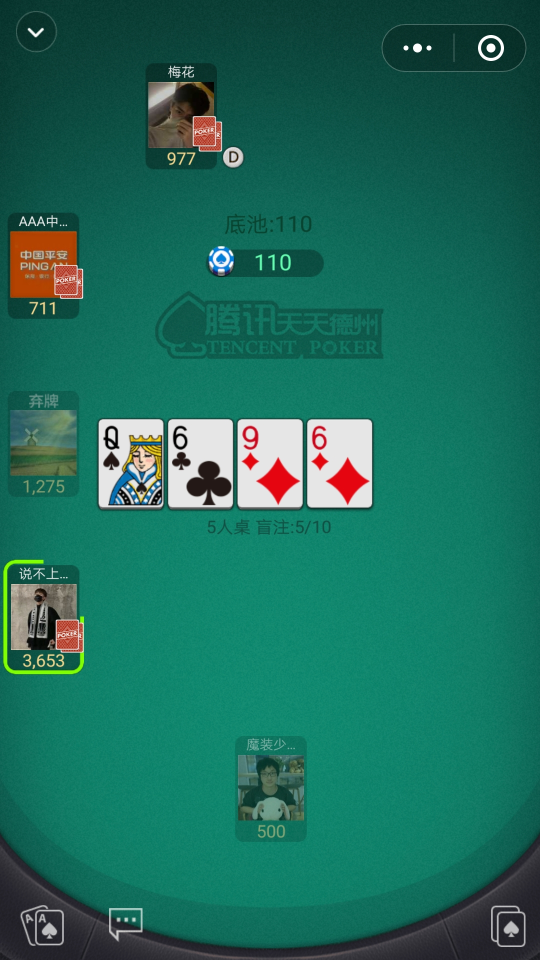
#> input picture match-template/sample/0-regular.jpg, 1080 x 1920 px (shown at 1/2 size); its folder holds only this picture in this run
$ python demo.py
#> lines starting #> are read from the running program, lines starting #| are printed output that depends on the picture
# -*- coding: utf-8 -*-

import cv2
import numpy as np
import os

def antinoise(image, path):
    colored = cv2.imread(path)
    template = cv2.cvtColor(colored, cv2.COLOR_BGR2GRAY)
    w, h = template.shape[::-1]
    res = cv2.matchTemplate(image, template, cv2.TM_CCOEFF)
    foo = cv2.cvtColor(image, cv2.COLOR_GRAY2BGR)
    foo[15:15+h, 15:15+w] = colored
    cv2.putText(foo, 'ANTI-NOISE', (15, 255), cv2.FONT_HERSHEY_SIMPLEX, 5, (0, 0, 255));
    (_, maxScore, _, maxPos) = cv2.minMaxLoc(res)
    cv2.rectangle(foo, maxPos, (maxPos[0]+w, maxPos[1]+h), (0, 255, 0), 2)
    cv2.putText(foo, '%.2fm'%(maxScore/1000000.0), maxPos, cv2.FONT_HERSHEY_SIMPLEX, 2, (0, 255, 0));
    foo=cv2.resize(foo, (0, 0), fx=0.5, fy=0.5)
    cv2.imshow('antinoise-'+path, foo)
    cv2.waitKey(0)
    cv2.destroyAllWindows()

def naive(image, path):
    colored = cv2.imread(path)
    template = cv2.cvtColor(colored, cv2.COLOR_BGR2GRAY)
    w, h = template.shape[::-1]
    res = cv2.matchTemplate(image, template, cv2.TM_CCOEFF_NORMED)
    foo = cv2.cvtColor(image, cv2.COLOR_GRAY2BGR)
    foo[15:15+h, 15:15+w] = colored
    cv2.putText(foo, 'NAIVE', (15, 255), cv2.FONT_HERSHEY_SIMPLEX, 5, (0, 255, 0));
    keypoints = np.where(res>=0.95)
    for pos in zip(*keypoints[::-1]):
        cv2.rectangle(foo, pos, (pos[0]+w, pos[1]+h), (0, 255, 0), 2)
    foo=cv2.resize(foo, (0, 0), fx=0.5, fy=0.5)
    cv2.imshow('naive-'+path, foo)
    cv2.waitKey(0)
    cv2.destroyAllWindows()

def main():
    for sample in [fname for fname in os.listdir('sample') if '.jpg' in fname]:
        image = cv2.imread(os.path.join('sample', sample))
#> image is the input picture: shape (1920, 1080, 3); mean B, G, R 91.4, 108.4, 30.1
        image = cv2.cvtColor(image, cv2.COLOR_BGR2GRAY)
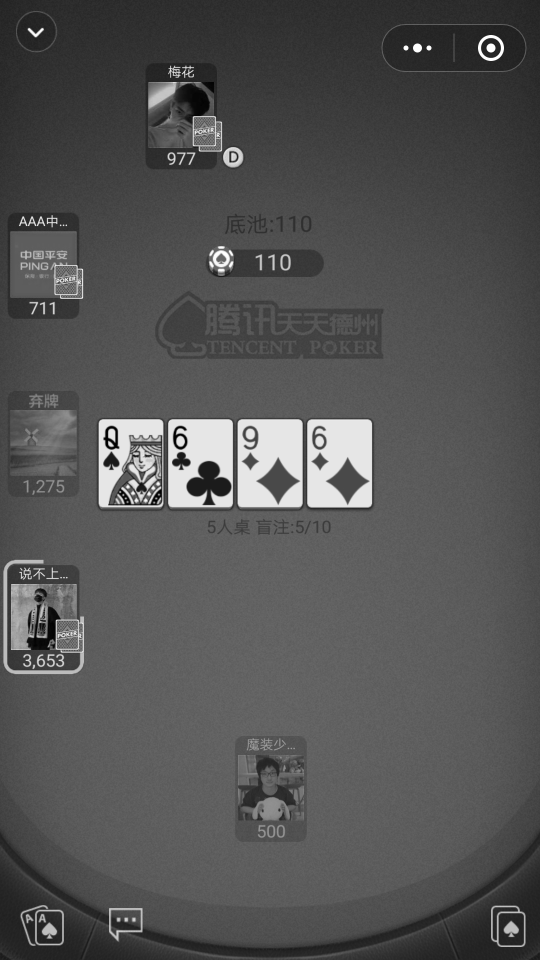
#> image: shape (1920, 1080) (shown at 1/2 size); min 0, max 255, mean 83.1
#> (the run stopped early here; a loop or call above may not have finished)
